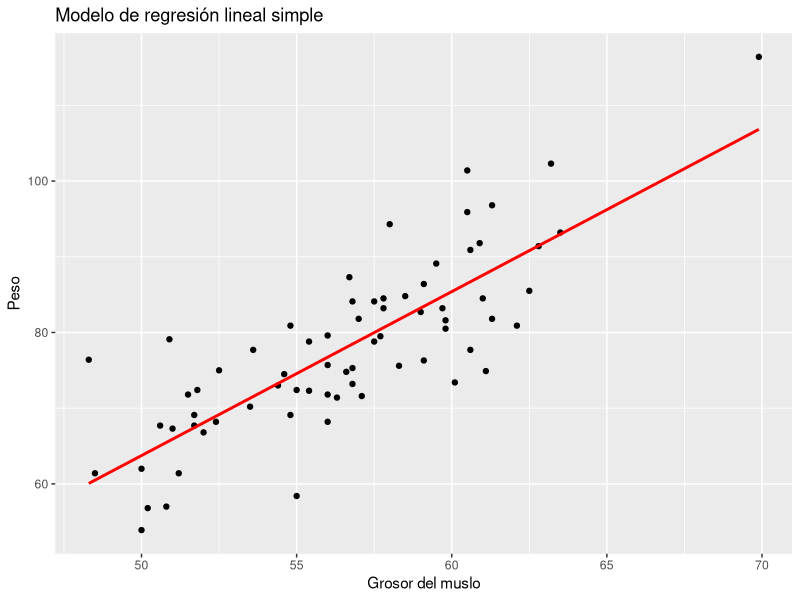
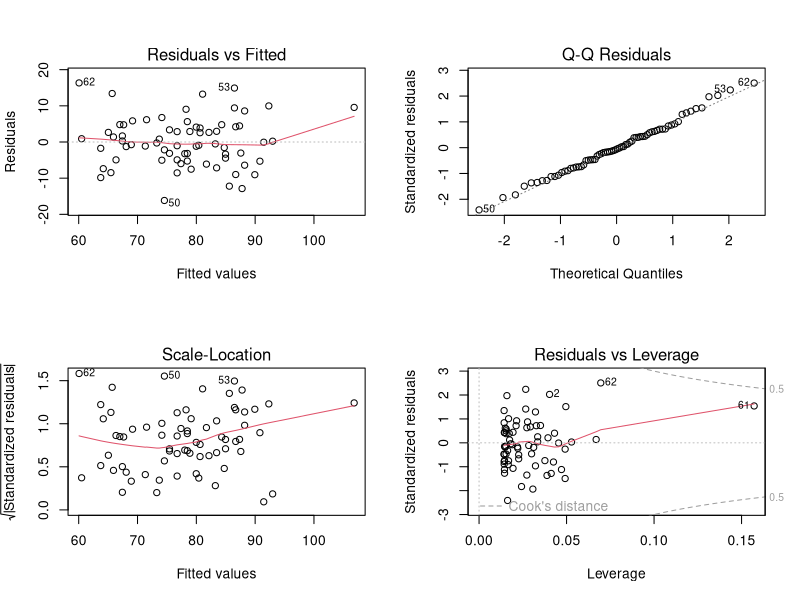

R code for these plots, in order:
## ---- chunk 1
#librerias
library(dplyr)
library(ggplot2)
library(car)
library(ggpubr)
library(tidyr)

#Leemos los datos a utilizar
datos <- read.csv2("EP09 Datos.csv")

#Mostramos los primeros datos
head(datos)
## ---- chunk 2
# Definimos la semilla para realizar las preguntas solicitadas.
set.seed(8603)


# 2.- Seleccionar una muestra aleatoria de 100 mujeres (si la semilla es un número par) o 100 hombres (si la semilla es impar), y separar 70 casos para trabajar en la construcción de modelos y 30 para su evaluación en datos no vistos.


#Seleccionamos una muestra aleatoria de 100 hombres, dado que la semilla es impar.

#Seleccionamos los hombres

datos_randoms_hombres <- datos %>% filter(Gender == 1) %>% sample_n(100)

#Separamos 70 casos para trabajar en la construcción de modelos y 30 para su evaluación en datos no vistos.

#Creamos un vector con los índices de los datos

indices <- 1:100

#Seleccionamos los primeros 70 datos para trabajar en la construcción de modelos

datos_entrenamiento <- datos_randoms_hombres[indices[1:70],]


#Seleccionamos los últimos 30 datos para evaluar en datos no vistos

datos_prueba <- datos_randoms_hombres[indices[71:100],]


#3.- Seleccionar de forma aleatoria ocho posibles variables predictoras.

#Obtenemos los nombres de las columnas de nuestros datos y eliminamos la columna Weight y Height
nombres_columnas <- colnames(datos) %>% setdiff(c("Weight", "Height"))

#Seleccionamos de forma aleatoria ocho posibles variables predictoras.

Col_seleccionadas <- sample(nombres_columnas, 8)

print(Col_seleccionadas)


## ---- chunk 3
#Lista con las variables restantes para elegir un predictor
nombres_columnas_restantes <- nombres_columnas %>% setdiff(Col_seleccionadas)

print(nombres_columnas_restantes)
## ---- chunk 4
Col_seleccionadas <- c(Col_seleccionadas, "Weight", "Thigh.Girth")

# Es la tabla que contiene solo nuestras 8 variables aleatorias predictorias

tabla_va <- datos_entrenamiento %>% select(all_of(Col_seleccionadas))

print(Col_seleccionadas)
## ---- chunk 5
#Generamos al modelo inicial con el predictor elegido en el paso anterior

modelo_inicial <- lm(Weight ~ Thigh.Girth, data = datos_entrenamiento)

#Mostramos el modelo

print(summary(modelo_inicial))

#Mostramos el modelo en un gráfico

grafico_modelo_inicial <- ggplot(datos_entrenamiento, aes(x = Thigh.Girth, y = Weight)) +
  geom_point() +
  geom_smooth(method = "lm", se = FALSE, color = "red") +
  labs(title = "Modelo de regresión lineal simple", x = "Grosor del muslo", y = "Peso")

print(grafico_modelo_inicial)
## ---- chunk 6
# Análisis de residuos y casos influyentes
# Identificamos residuos estandarizados fuera del intervalo [-1.96, 1.96]
residuos_estandarizados <- rstandard(modelo_inicial)
casos_atipicos <- which(abs(residuos_estandarizados) > 1.96)
cat("Residuos estandarizados fuera del 95% esperado:\n")
print(casos_atipicos)

# Análisis de valores influyentes usando la distancia de Cook
# Usamos el umbral 4/n como es común en la práctica
dist_cook <- cooks.distance(modelo_inicial)
n <- nrow(datos_entrenamiento)
casos_influyentes <- which(dist_cook > 4/n)
cat("\nCasos influyentes (distancia de Cook > 4/n):\n")
print(casos_influyentes)

# Análisis de apalancamiento (leverage)
# Calculamos el valor de corte 2(p+1)/n, donde p es el número de predictores
p <- 1  # un solo predictor
h <- hatvalues(modelo_inicial)
apalancamiento_corte <- 2 * (p + 1) / n
casos_apalancamiento <- which(h > apalancamiento_corte)
cat("\nCasos con alto apalancamiento (h > 2(p+1)/n):\n")
print(casos_apalancamiento)

# Gráficos de diagnóstico
par(mfrow=c(2,2))
plot(modelo_inicial)
## ---- chunk 7
#Ajustamos a nuestro modelo del paso 5.
completo <- lm(Weight ~ ., data = tabla_va)
print(completo)

opt <- options(digits = 2, width = 52)
modelo <- step(modelo_inicial, scope = list(lower = modelo_inicial, upper = completo),
               direction = "both",
               k = log(nrow(tabla_va)),
               test = "F",
               trace = 1)
options(digits = opt[[1]], width = opt[[2]])

#Mostramos los coeficientes del modelo conseguido
cat("\nModelo obtenido:\n")
print(modelo[["coefficients"]])

## ---- chunk 8
# comprobar colinealidad
# primero VIF
 cat("VIF: \n")
 print(vif(modelo))
 
 
 # Segundo las tolerancias
 cat("Tolerancias:\n")
 print(1 / vif(modelo))
 
# Comprobar la independencia de residuos, no autocorrelación entre residuos

cat(" \nPrueba de Durbin-Watson para autocorrelaciones ")
# Con hipótesis nula = los residuos son independientes  / no hay autocorrelación 
#Hipótesis alternativa = Los residuos no son independientes.
print( durbinWatsonTest(modelo))


# Comprobamos normalidad de los residuos
#con Hipótesis nula = Los datos provienen de una distribución normal
#Hipótesis alternativa = Los datos no siguen una distribución normal.
cat("\ nPrueba de normalidad para los residuos :\n")
print(shapiro.test( modelo$residuals))

# Comprobar homocedasticidad de los residuos
cat("Prueba de homocedasticidad para los residuos:\n")
print(ncvTest(modelo))

